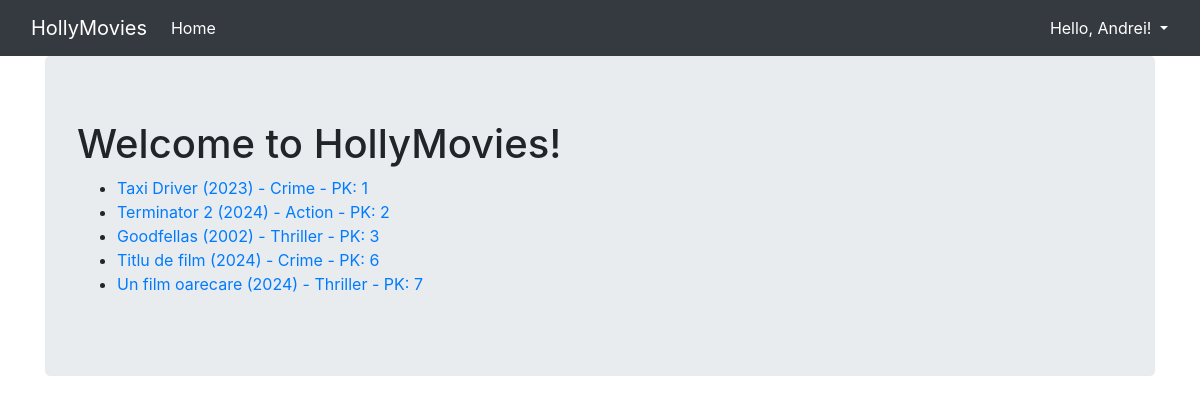
The page /movies/ (signed in) on the database its author committed.
### viewer/models.py (models this page shows, shortened)
class Movie(Model):
    title = CharField(max_length=128)
    genre = ForeignKey(Genre, on_delete=DO_NOTHING)
    rating = IntegerField()
    released = DateField()
    description = TextField()
    created = DateTimeField(auto_now_add=True)
    slug = SlugField(unique=True, editable=False)

class Genre(Model):
    name = CharField(max_length=128)

### viewer/views.py (the view)
# urls.py: path('', MoviesView.as_view(), name='movie-list'),
class MoviesView(ListView):
    template_name = 'movies.html'
    model = Movie

### viewer/templates/movies.html
{% extends 'base.html' %}
{% block content %}
<h1>Welcome to HollyMovies!</h1>
<ul>
    {% for movie in object_list %}
    <li>
        <a href="{% url 'movie-detail' movie.slug %}"> {{ movie.title }} ({{ movie.released.year }}) - {{ movie.genre.name }} - PK: {{ movie.pk }} </a>
    </li>
    {% endfor %}
</ul>
{% endblock %}

### viewer/templates/base.html (shortened to what this page needs)
{% load static %}
<html {% if LANGUAGE_CODE %}lang="{{ LANGUAGE_CODE }}" {% endif %}>
<head>
    <link rel="stylesheet" href="https://stackpath.bootstrapcdn.com/bootstrap/4.2.1/css/bootstrap.min.css"
>
    <link rel="stylesheet" href="{% static 'index.css' %}">
</head>
<body>
<nav class="navbar navbar-expand-lg navbar-dark bg-dark">
    <div class="container fixed">
        <a class="navbar-brand" href="/">HollyMovies</a>
        <div class="collapse navbar-collapse" id="navbarNavAltMarkup">
            <div class="navbar-nav">
                <a class="nav-item nav-link active" href="/">
                    Home
                </a>
            </div>
        </div>
    </div>
    <div class="nav-item dropdown">
        {% if user.is_authenticated %}
        <a class="nav-link active dropdown-toggle text-white" href="#" data-toggle="dropdown">
            {% if user.first_name  %} Hello, {{ user.first_name }}!
            {% else %} Hello, {{ user.username }} {% endif %}
        </a>
        {% endif %}
    </div>
</nav>
<div class="container">
    <div class="jumbotron">
        {% block content %}{% endblock %}
    </div>
</div>
</body>
</html>

### rows shown on the page
Movie: title "Taxi Driver", released.year "2023", genre.name "Crime", pk "1"
Movie: title "Terminator 2", released.year "2024", genre.name "Action", pk "2"
Movie: title "Goodfellas", released.year "2002", genre.name "Thriller", pk "3"
Movie: title "Titlu de film", released.year "2024", genre.name "Crime", pk "6"
Movie: title "Un film oarecare", released.year "2024", genre.name "Thriller", pk "7"

### other values the page prints
{{ user.first_name }} "Andrei"
